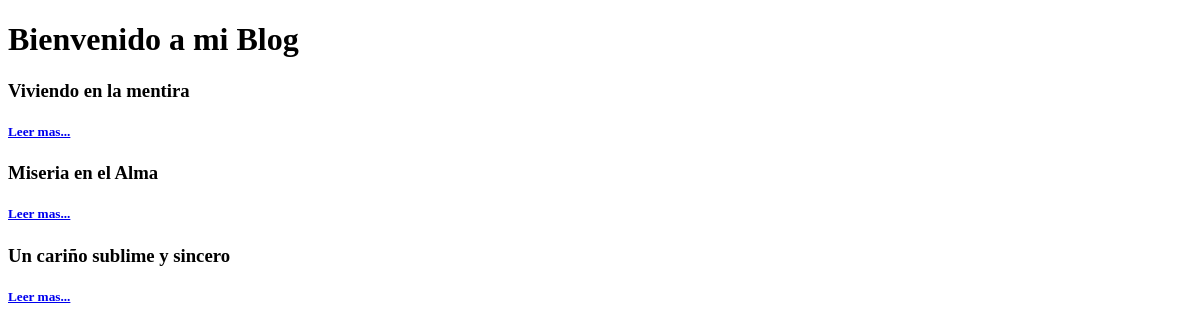
The app's page /, older data.
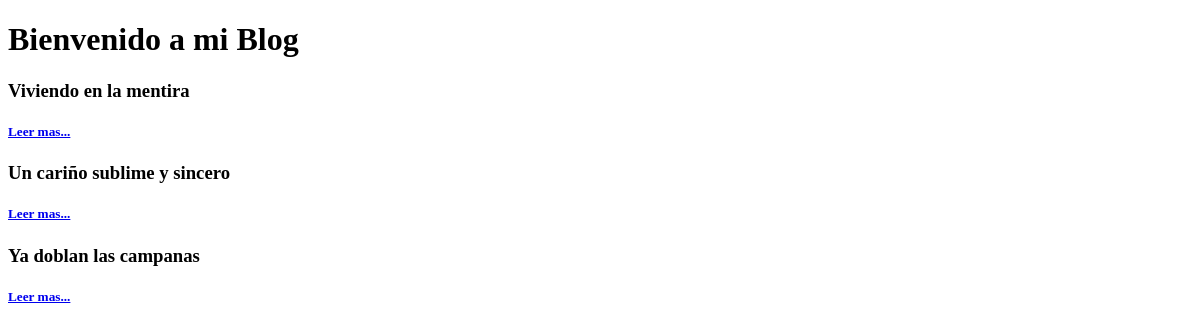
The same page, newer data.
### blog/models.py (models this page shows, shortened)
class Post(models.Model):
    title = models.CharField(max_length=200, verbose_name="Título")
    content = models.TextField(verbose_name="Contenido")
    class Meta:
        verbose_name = "entrada"
        verbose_name_plural = "entradas"

### blog/views.py (the view)
# urls.py: 2. Add a URL to urlpatterns:  path('', views.home, name='home')
def home(request):
    posts = Post.objects.all()
    return render(request, "blog/home.html", {'posts': posts})

### blog/templates/blog/home.html (shortened to what this page needs)
<!DOCTYPE html>
<html lang="en">
<head>
</head>
<body>
    <h1>Bienvenido a mi Blog</h1>
    {% for post in posts %}
        <div>
            <h3>{{post.title}}</h3>
            <h5><a href="/blog/{{post.id}}">Leer mas...</a></h5>
        </div>
    {% endfor %}
</body>
</html>

Row changes from the older to the newer data that the page shows:
removed Post: title "Miseria en el Alma"
added Post: title "Ya doblan las campanas"
